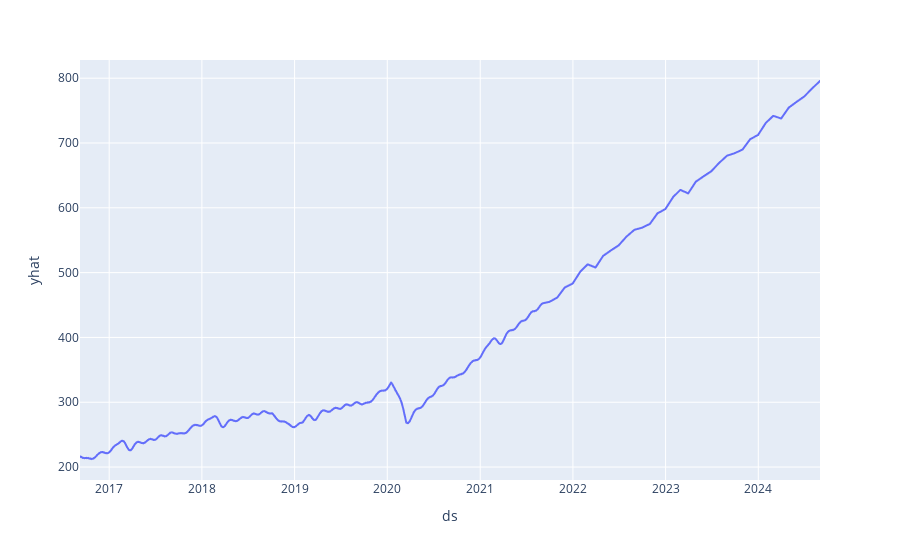

The notebook cell saved with this chart:
### Code cell
px.line(forecast, x = "ds", y = "yhat")
figure = m.plot(forecast, xlabel = "ds", ylabel = "y")
figure2 = m.plot_components(forecast)

### Figure 1 — Plotly figure (JSON) as saved in the notebook; plotly's stock layout.template omitted (floating-point values rounded to 4 significant figures; data arrays with more than 128 entries replaced by an {"elided": "..."} marker saying what was removed)
{"data": [{"hovertemplate": "ds=%{x}<br>yhat=%{y}<extra></extra>", "legendgroup": "", "line": {"color": "#636efa", "dash": "solid"}, "marker": {"symbol": "circle"}, "mode": "lines", "name": "", "showlegend": false, "type": "scattergl", "x": {"elided": "1294 str values"}, "xaxis": "x", "y": {"elided": "1294 float values"}, "yaxis": "y"}], "layout": {"legend": {"tracegroupgap": 0}, "margin": {"t": 60}, "xaxis": {"anchor": "y", "domain": [0, 1], "title": {"text": "ds"}}, "yaxis": {"anchor": "x", "domain": [0, 1], "title": {"text": "yhat"}}}}
